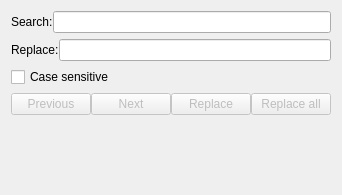
       <widget class="QWidget" name="Search">
        <attribute name="title">
         <string>Search</string>
        </attribute>
        <layout class="QGridLayout" name="gridLayout_10">
         <property name="bottomMargin">
          <number>0</number>
         </property>
         <property name="horizontalSpacing">
          <number>0</number>
         </property>
         <item row="2" column="0">
          <widget class="QCheckBox" name="checkBox_case_sensitive">
           <property name="text">
            <string>Case sensitive</string>
           </property>
          </widget>
         </item>
         <item row="0" column="0">
          <layout class="QHBoxLayout" name="horizontalLayout_2">
           <item>
            <widget class="QLabel" name="label_search">
             <property name="text">
              <string>Search:</string>
             </property>
            </widget>
           </item>
           <item>
            <widget class="QLineEdit" name="lineEdit_search">
             <property name="text">
              <string/>
             </property>
            </widget>
           </item>
          </layout>
         </item>
         <item row="1" column="0">
          <layout class="QHBoxLayout" name="horizontalLayout_replace">
           <item>
            <widget class="QLabel" name="label_replace">
             <property name="text">
              <string>Replace:</string>
             </property>
            </widget>
           </item>
           <item>
            <widget class="QLineEdit" name="lineEdit_replace"/>
           </item>
          </layout>
         </item>
         <item row="5" column="0">
          <widget class="QLabel" name="label_replace_info">
           <property name="text">
            <string/>
           </property>
          </widget>
         </item>
         <item row="6" column="0">
          <spacer name="verticalSpacer">
           <property name="orientation">
            <enum>Qt::Vertical</enum>
           </property>
           <property name="sizeHint" stdset="0">
            <size>
             <width>20</width>
             <height>40</height>
            </size>
           </property>
          </spacer>
         </item>
         <item row="3" column="0">
          <layout class="QHBoxLayout" name="horizontalLayout_4">
           <item>
            <widget class="QPushButton" name="pushButton_search_previous">
             <property name="enabled">
              <bool>false</bool>
             </property>
             <property name="text">
              <string>Previous</string>
             </property>
             <property name="icon">
              <iconset theme="go-top">
               <normaloff/>
              </iconset>
             </property>
            </widget>
           </item>
           <item>
            <widget class="QPushButton" name="pushButton_search_next">
             <property name="enabled">
              <bool>false</bool>
             </property>
             <property name="text">
              <string>Next</string>
             </property>
             <property name="icon">
              <iconset theme="go-down">
               <normaloff/>
              </iconset>
             </property>
            </widget>
           </item>
           <item>
            <widget class="QPushButton" name="pushButton_replace">
             <property name="enabled">
              <bool>false</bool>
             </property>
             <property name="text">
              <string>Replace</string>
             </property>
            </widget>
           </item>
           <item>
            <widget class="QPushButton" name="pushButton_replace_all">
             <property name="enabled">
              <bool>false</bool>
             </property>
             <property name="text">
              <string>Replace all</string>
             </property>
            </widget>
           </item>
          </layout>
         </item>
         <item row="4" column="0">
          <spacer name="verticalSpacer_2">
           <property name="orientation">
            <enum>Qt::Vertical</enum>
           </property>
           <property name="sizeType">
            <enum>QSizePolicy::Fixed</enum>
           </property>
           <property name="sizeHint" stdset="0">
            <size>
             <width>20</width>
             <height>20</height>
            </size>
           </property>
          </spacer>
         </item>
        </layout>
       </widget>
